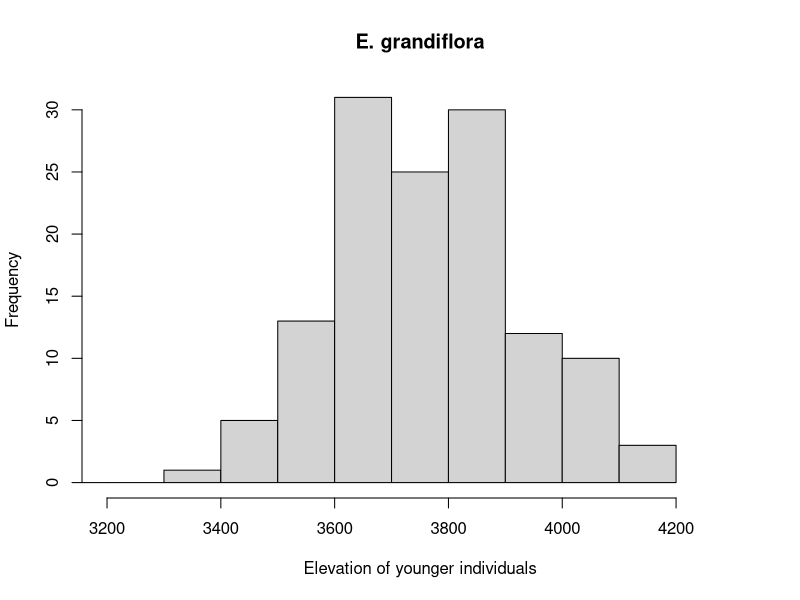
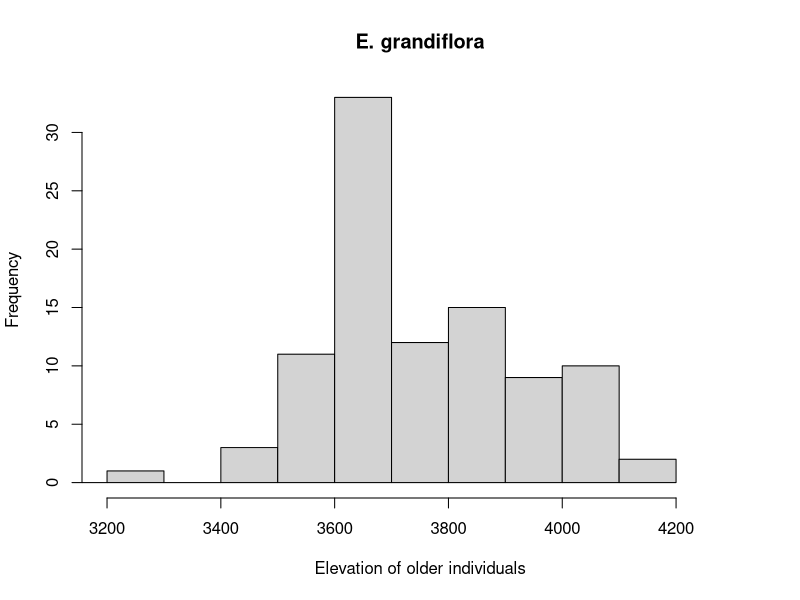
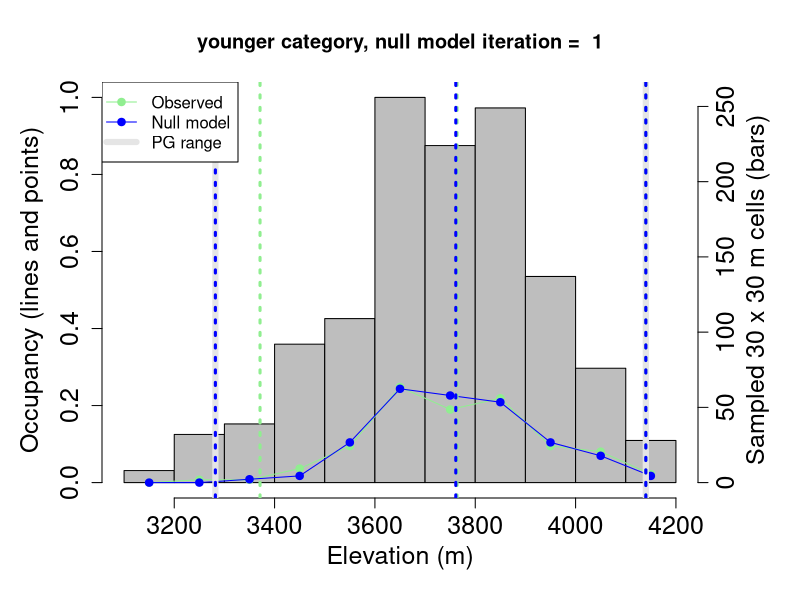
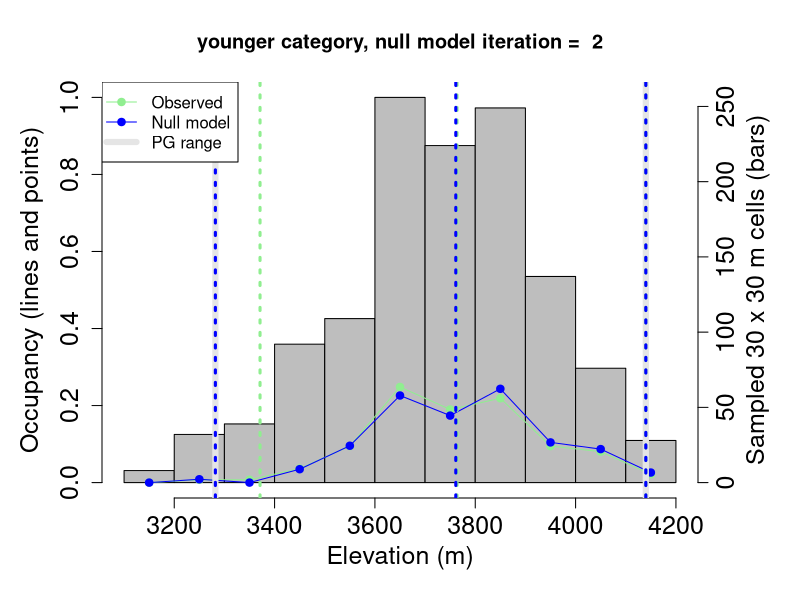
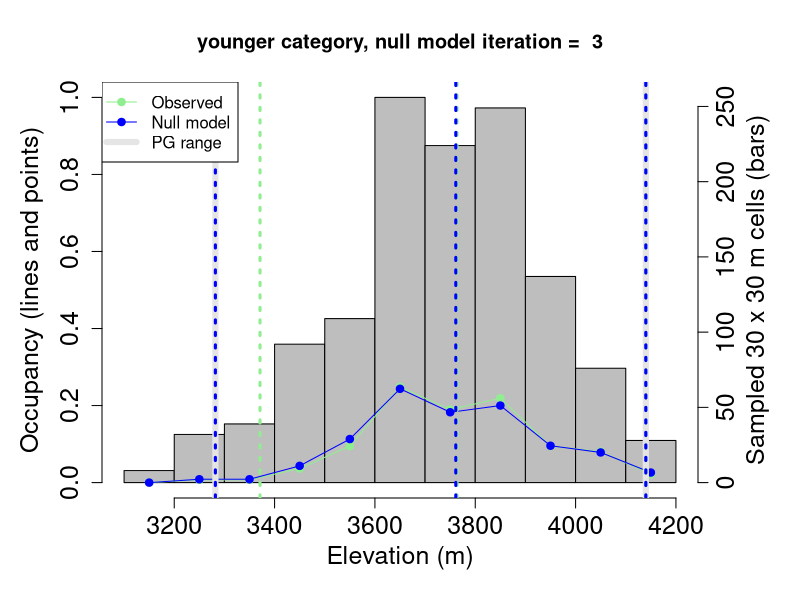
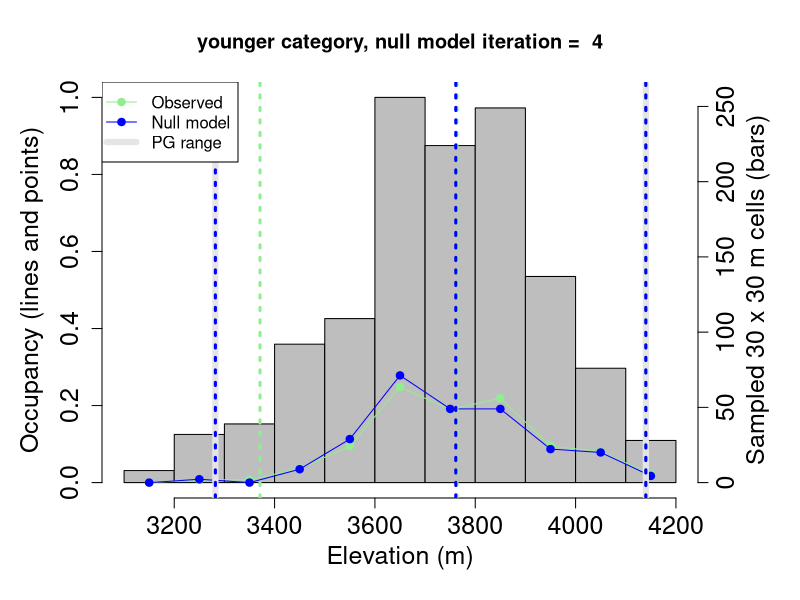
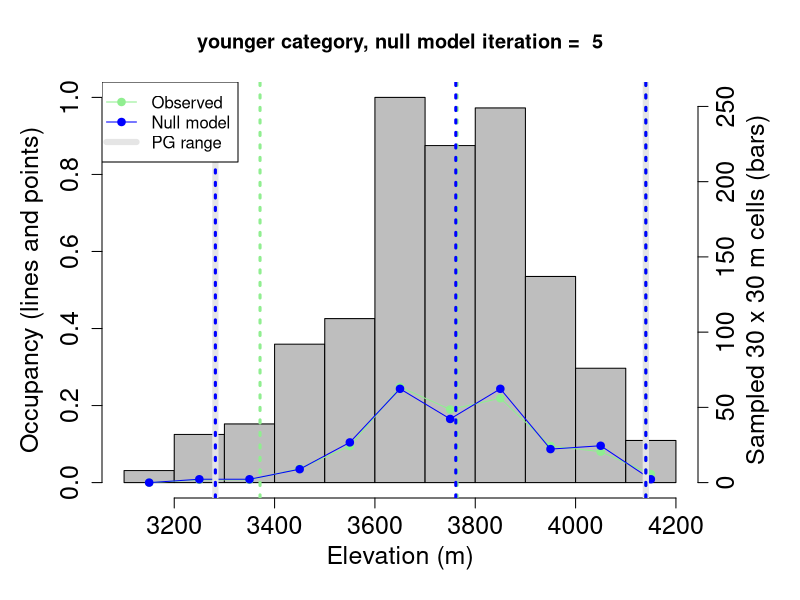
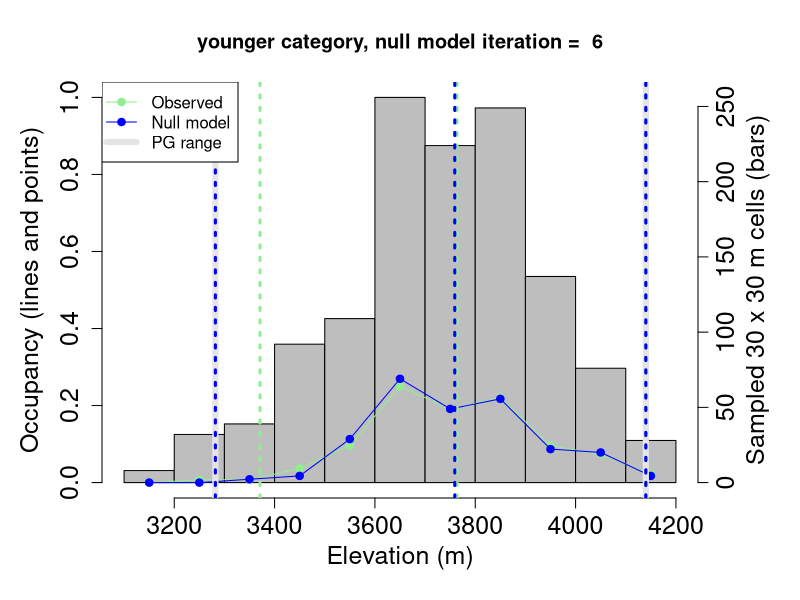

Reproduce these figures in R, in order. (Note: a time limit stopped this script after it produced the figures.)
###################################################################################################################
###################################################################################################################
###################################################################################################################
# 
# INTRODUCTION
# This script is part of the supplementary materials for Altitudinal range shifts among high-elevation plant 
# species from the tropical Andes.
# 
# PURPOSE OF THIS SCRIPT
# Test predictions derived from the hypothesis proposing that Espeletia species from the páramo de Sumapaz are responding
# to global warming by expanding or leaning their geographic ranges, as discussed under different categories of range
# shifts by Lenoir and Svenning (2015. Ecography 38: 15-28).
# All sampled quadrats are considered.
#
# DATA FILES REQUIRED TO RUN THIS SCRIPT
# i) "Occupancy_2025April15.csv" with data on occupancy.
# ii) "phenodata_species_taxa_determinations_2025March30.csv" with data on taxonomic name and phenotype group for 
#     herbarium specimens.
#
# TABLE OF CONTENTS
# 1) Read and examine occupancy data.
# 2) Read and select the morphological group data.
# 3) Extract occupancy data for a species or morphological group.
# 4) Define younger and older cohorts.
# 5) Estimate mean, minimum and maximum elevation across occupied sampling cells, for each cohort.
# 6) Null model.
# 7) Compare null model values with observed values.
# 8) Store the results for each species in a list when executed with a "for" loop.
#
###################################################################################################################
###################################################################################################################
###################################################################################################################


###################################################################################################################
###################################################################################################################
# 1) Read and examine occupancy data.
###################################################################################################################
###################################################################################################################


#set working directory
#setwd("C:/_transfer/papers/EspeletiaOccupancy/Data") 
setwd("C:/Users/espej/Desktop/TROPIMUNDO/Frailejones_Stats") 
#confirm current working directory
getwd() 

#read and examine occupancy data
occupancy <- read.table("Occupancy_2025April15.csv", header=TRUE, sep=",")
dim(occupancy)
head(occupancy)
summary(occupancy)

#examine survey dates
unique(occupancy$Fecha)
data.frame(occupancy$Fecha, as.Date(occupancy$Fecha, format="%d-%m-%y")) #check conversion to date format

#examine total number of sampled 2 x 2 km quadrats
unique(occupancy$Cuadrante) #unique sampled quadrats
length(unique(occupancy$Cuadrante)) #number of unique sampled quadrats
occupancy[occupancy$Cuadrante==246,] #examine data for a particular quadrat


#examine total number of sampled 30 x 30 m grid cells
unique(occupancy$Celda) #unique sampled grid cells
length(unique(occupancy$Celda)) #number of unique sampled grid cells
occupancy[occupancy$Celda==10438039,] #examine data for a particular grid cell


###################################################################################################################
###################################################################################################################
# 2) Read and select the morphological group data.
###################################################################################################################
###################################################################################################################

#set working directory
#setwd("C:/_transfer/papers/EspeletiaOccupancy/Data") 
setwd("C:/Users/espej/Desktop/TROPIMUNDO/Frailejones_Stats") 
#confirm current working directory
getwd() 

#read and examine specimen data
pheno.group <- read.table("phenodata_species_taxa_determinations_2025March30.csv", header=TRUE, sep=",")
dim(pheno.group)
head(pheno.group)
summary(pheno.group)


###################################################################################################################
# 2.1) To execute the code manually. (Run either 2.1 or 2.2)
###################################################################################################################

#select the taxonomic species or phenotypic groups to test focal taxonimic group:
#"E. argentea", "E. cabrerensis", "E. grandiflora", "E. killipii", "E. miradorensis", 
#"E. summapacis", "complejo_sin_bracteas".

focal.sp <- "complejo_sin_bracteas"

#examine data for specimens under the selected specimen.
pheno.group[pheno.group$Species.Taxa.Assignment.For.Occupancy.Analysis==focal.sp,]
pheno.group[which(pheno.group$Species.Taxa.Assignment.For.Occupancy.Analysis==focal.sp),]  #avoiding NAs

#examine collection number for specimens under the selected specimen.
pheno.group$Corrected.Collector.Collection.Number[
  pheno.group$Species.Taxa.Assignment.For.Occupancy.Analysis==focal.sp]
pheno.group$Corrected.Collector.Collection.Number[
  which(pheno.group$Species.Taxa.Assignment.For.Occupancy.Analysis==focal.sp)] #avoiding NAs



##################################################################################################################
# 2.2) To execute the code for several species at a time with a "for" loop.(Run either 2.1 or 2.2)
##################################################################################################################

#Beginning of the loop to run the code several species
species.list <- c("E. grandiflora", "E. killipii", "E. summapacis", "complejo_sin_bracteas")
results <- list()
for (focal.sp in species.list) {

#End of the "for" loop in section 8.1
  
###################################################################################################################
###################################################################################################################
# 3) Extract occupancy data for a species or morphological group.
###################################################################################################################
###################################################################################################################
  
  
  #set of collection numbers belonging to the selected group
  focal.sp.col.num <- pheno.group$Corrected.Collector.Collection.Number[
    which(pheno.group$Species.Taxa.Assignment.For.Occupancy.Analysis == focal.sp)] #avoiding NAs
  focal.col <- focal.sp.col.num[grepl("YAM", focal.sp.col.num)]
  focal.col.num <- gsub("[^[:digit:]]", "", focal.col)
  summary(focal.col.num)
  sort(focal.col.num)
  length(focal.col.num)
  
  
  #determine which rows of the occupancy data frame correspond
  #to the collection numbers of the focal species or morphological group
  sort(occupancy$Numerodecoleccion_Plantula1)
  table(occupancy$Numerodecoleccion_Plantula1)                                     
  mP1 <- match(focal.col.num, occupancy$Numerodecoleccion_Plantula1)
  mP1
  length(mP1[!is.na(mP1)])
  #
  sort(occupancy$Numerodecoleccion_Plantula2)
  table(occupancy$Numerodecoleccion_Plantula2)
  mP2 <- match(focal.col.num, occupancy$Numerodecoleccion_Plantula2)
  mP2
  length(mP2[!is.na(mP2)])
  #
  sort(occupancy$Numerodecoleccion_Plantula3)
  table(occupancy$Numerodecoleccion_Plantula3)
  mP3 <- match(focal.col.num, occupancy$Numerodecoleccion_Plantula3)
  mP3
  length(mP3[!is.na(mP3)])
  #
  sort(occupancy$Numerodecoleccion_Adulto1)
  table(occupancy$Numerodecoleccion_Adulto1)
  mA1 <- match(focal.col.num, occupancy$Numerodecoleccion_Adulto1)
  mA1
  length(mA1[!is.na(mA1)])
  #
  sort(occupancy$Numerodecoleccion_Adulto2)
  table(occupancy$Numerodecoleccion_Adulto2)
  mA2 <- match(focal.col.num, occupancy$Numerodecoleccion_Adulto2)
  mA2
  length(mA2[!is.na(mA2)])
  #
  sort(occupancy$Numerodecoleccion_Adulto3)
  table(occupancy$Numerodecoleccion_Adulto3)
  mA3 <- match(focal.col.num, occupancy$Numerodecoleccion_Adulto3)
  mA3
  length(mA3[!is.na(mA3)])
  #
  mPA <- c(mP1, mP2, mP3, mA1, mA2, mA3)
  mPA <- mPA[!is.na(mPA)]
  length(unique(mPA))
  table(mPA)
  
  #extract occupancy data for focal species
  occ.focal <- occupancy[unique(mPA),]
  dim(occ.focal)
  head(occ.focal)
  
  #remove rows corresponding to re-sampling of cells
  class(occ.focal$Repeticion)
  unique(occ.focal$Repeticion)
  occ.focal <- occ.focal[occ.focal$Repeticion<1,]
  dim(occ.focal)
  head(occ.focal)
  
  #determine if any survey cell is duplicated
  unique(occ.focal$Celda)
  length(unique(occ.focal$Celda))
  dim(occ.focal)
  table(occ.focal$Celda)
  table(occ.focal$Celda)[table(occ.focal$Celda)>1]
  
  #code to examine one case at a time
  occ.focal[occ.focal$Celda == 10503225,]
  occ.focal[occ.focal$Celda == 7907378,]
  occ.focal[occ.focal$Celda == 8082619,]
  
  #code that examine all duplicated cells at once
  duplicated.cells <- as.numeric(names(table(occ.focal$Celda)[table(occ.focal$Celda)>1]))
  index.duplicated.cells <- which(!is.na(match(occ.focal$Celda, duplicated.cells)))
  occ.focal.duplicated.cells <- occ.focal[index.duplicated.cells,]
  occ.focal.duplicated.cells <- occ.focal.duplicated.cells[order(occ.focal.duplicated.cells$Celda),]
  occ.focal.duplicated.cells 
  
  #i <- 6884811
  class(occ.focal)
  head(occ.focal)
  
  #if there are duplicated cells, merge their occupancy data
  for(i in duplicated.cells){
    index.merge.cells <- which(occ.focal$Celda==i)
    merge.occ.focal <- as.numeric(colSums(occ.focal[index.merge.cells,8:21]) > 0)
    occ.focal[index.merge.cells[1],8:21] <- merge.occ.focal
    occ.focal <- occ.focal[-index.merge.cells[2:length(index.merge.cells)],]
  }
  
  
  #check the result, there should be no duplicated cells
  unique(occ.focal$Celda)
  length(unique(occ.focal$Celda))
  dim(occ.focal)
  table(occ.focal$Celda)
  table(occ.focal$Celda)[table(occ.focal$Celda)>1]
  
  
  #remove NA´s in the occupancy matrix
  summary(!is.na(occ.focal[,8:19]))
  occ.focal <- occ.focal[complete.cases(occ.focal[, 8:19]), ]
  print(occ.focal)
  dim(occ.focal)
  summary(occ.focal)
  
  
  
  ###################################################################################################################
  ###################################################################################################################
  # 4) Define younger and older cohorts.
  ###################################################################################################################
  ###################################################################################################################
  
  #define the younger and older cohorts
  categories <- occ.focal[, 8:19]
  younger <- names(categories)[1:3]  
  print(younger)
  older <- names(categories) [6:12]
  print(older)
  
  
  ###################################################################################################################
  ###################################################################################################################
  # 5) Estimate mean, minimum and maximum elevation across occupied sampling cells, for each cohort.
  ###################################################################################################################
  ###################################################################################################################
  
  #total elevation range
  occ.focal$Altitud
  summary(occ.focal$Altitud)
  
  #younger elevation range
  younger.altitudes <- occ.focal$Altitud[rowSums(occ.focal[younger])>0]
  sum(rowSums(occ.focal[younger])>0)
  length(younger.altitudes)
  summary(younger.altitudes)
  hist(younger.altitudes, xlim = range(3200 , 4300), xlab = "Elevation of younger individuals",
       main = focal.sp, breaks = seq(3100, 4200, 100))
  ME.younger <- mean(younger.altitudes)  # mean elevation
  ME.younger
  LE.younger <- min(younger.altitudes)   # lower elevation limit
  LE.younger
  UE.younger <- max(younger.altitudes)   # upper elevation limit
  UE.younger
  
  #older elevation range
  older.altitudes <- occ.focal$Altitud[rowSums(occ.focal[older])>0]
  older.altitudes
  length(older.altitudes)
  summary(older.altitudes)
  hist(older.altitudes, xlim = range(3200 , 4300), xlab = "Elevation of older individuals",
       main = focal.sp, breaks = seq(3100, 4200, 100))
  ME.older <- mean(older.altitudes)  # mean elevation
  ME.older
  LE.older <- min(older.altitudes)# lower elevation limit
  LE.older
  UE.older <- max(older.altitudes)   # upper elevation limit
  UE.older
  
  ###################################################################################################################
  ###################################################################################################################
  # 6) Null model.
  ###################################################################################################################
  ###################################################################################################################
  
  #prepare objects to run the null model
  om <- as.matrix(occ.focal[, 8:19])  # occupancy matrix for younger and older categories
  head(occ.focal)
  n.present <- sum(rowSums(om) > 0)  # number of cells where the species is present
  identical(n.present, nrow(om))  # should be TRUE
  rows.present <- which(rowSums(om) > 0)  # rows (corresponding to cells) where the species is present
  n.cat.present <- colSums(om > 0)  # number of cells where each size category is present
  
  #define number of iterations of the null model
  k.max <- 10000
  
  #create vectors to store null EM, LE and UE values for younger and older categories
  Null.ME.younger <- rep(NA, times = k.max)
  Null.LE.younger <- rep(NA, times = k.max)
  Null.UE.younger <- rep(NA, times = k.max)
  
  Null.ME.older <- rep(NA, times = k.max)
  Null.LE.older <- rep(NA, times = k.max)
  Null.UE.older <- rep(NA, times = k.max)
  
  # define initial value of the iteration variable "k"
  k <- 1
  
  #run the null model
  while(k <= k.max)
  {
    #create null occupancy matrix, initially it will have zero in all entries
    Null.om <- om
    Null.om[,] <- 0
    
    #generate null occupancy data for each age category 
    for(i in 1:ncol(Null.om)) 
    {
      Null.rows.cat.present <- sample(rows.present, n.cat.present[i]) 
      Null.om[Null.rows.cat.present, i] <- 1
    }
    
    #if the null occupancy matrix does not preserve the number of cells where the species is present,
    #go back to the beginning of the iteration
    if(sum(rowSums(Null.om) > 0) != n.present) next
    
    #convert null occupancy matrix to data.frame
    Null.om <- data.frame(Null.om)
    Null.om[1:5,younger]
    class(Null.om)
    
    #calculate null EM, LE and UE values for younger category
    younger_present <- rowSums(Null.om[, younger]) > 0
    Null.ME.younger[k] <- mean(occ.focal$Altitud[younger_present])  # mean elevation
    Null.LE.younger[k] <- min(occ.focal$Altitud[younger_present])   # lower elevation limit
    Null.UE.younger[k] <- max(occ.focal$Altitud[younger_present])   # upper elevation limit
    
    #calculate null EM, LE and UE values for older category
    older_present <- rowSums(Null.om[, older]) > 0
    Null.ME.older[k] <- mean(occ.focal$Altitud[older_present])  # mean elevation
    Null.LE.older[k] <- min(occ.focal$Altitud[older_present])   # lower elevation limit
    Null.UE.older[k] <- max(occ.focal$Altitud[older_present])   # upper elevation limit
    
    #graph to monitor progression of null model iterations
    par(mar = c(5, 5, 4, 5) + 0.1)
    hist(occupancy$Altitud, breaks = seq(3100, 4200, 100), xlim = c(3100, 4200), main = "", col = "gray", xlab = "", ylab = "", xaxt = "n", yaxt = "n")
    axis(4, cex.axis = 1.5, cex.lab = 1.5)
    axis(1, cex.axis = 1.5, cex.lab = 1.5)
    mtext("Sampled 30 x 30 m cells (bars)", side = 4, line = 2.5, cex = 1.5)
    mtext("Elevation (m)", side = 1, line = 2.5, cex = 1.5)
    par(new = T)
    h.younger <- hist(occ.focal$Altitud[younger_present], breaks = seq(3100, 4200, 100), plot = F)
    h.null.younger <- hist(occ.focal$Altitud[Null.om[, 1] > 0], breaks = seq(3100, 4200, 100), plot = F)
    plot(seq(3150, 4150, 100), h.younger$counts/sum(h.younger$counts), type = "o", xlim = c(3100, 4200), ylim = c(0, 1), pch = 19, col = "lightgreen", 
         xlab = "", ylab = "", xaxt = "n", yaxt = "n", bty = "n") 
    points(seq(3150, 4150, 100), h.null.younger$counts/sum(h.null.younger$counts), type = "o", pch = 19, col = "blue")
    title(paste("younger category, null model iteration = ", k))
    axis(2, cex.axis = 1.5, cex.lab = 1.5)
    mtext("Occupancy (lines and points)", side = 2, line = 3, cex = 1.5)
    abline(v = range(occ.focal$Altitud), lwd = 6, col = "gray90")
    abline(v = c(ME.younger, LE.younger, UE.younger), lty = 3, lwd = 3, col = "lightgreen")
    abline(v = c(Null.ME.younger[k], Null.LE.younger[k], Null.UE.younger[k]), lty = 3, lwd = 3, col = "blue")
    legend("topleft", c("Observed", "Null model", "PG range"), lty = 1, lwd = c(1, 1, 6), pch = c(19, 19, NA), col = c("lightgreen", "blue", "gray90"))
    
    #increase by one the value of the iteration variable
    k <- k + 1
  }
  
  #examine null model results
  
  #younger
  length(Null.ME.younger)
  summary(Null.ME.younger)
  length(Null.LE.younger)
  summary(Null.LE.younger)
  length(Null.UE.younger)
  summary(Null.UE.younger)
  
  #older
  length(Null.ME.older)
  summary(Null.ME.older)
  length(Null.LE.older)
  summary(Null.LE.older)
  length(Null.UE.older)
  summary(Null.UE.older)
  
  
  ###################################################################################################################
  ###################################################################################################################
  # 7) Compare null model values with observed values.
  ###################################################################################################################
  ###################################################################################################################
  
  ###################################################################################################################
  # 7.1) Within size categories.
  ###################################################################################################################
  
  #younger
  #ME
  length(Null.ME.younger)
  summary(Null.ME.younger)
  hist(Null.ME.younger, breaks=seq(3100, 4200, 10), main = "ME - younger", 
       xlab="Elevation (m)", ylab="Frequency")
  abline(v=ME.younger, col="red", lwd=2)
  #LE
  length(Null.LE.younger)
  summary(Null.LE.younger)
  hist(Null.LE.younger, breaks = seq(3100, 4200, 10), main = "LE - younger",
       xlab = "Elevation (m)", ylab = "Frequency")
  abline(v=LE.younger, col="red", lwd=2)
  #UE
  length(Null.UE.younger)
  summary(Null.UE.younger)
  hist(Null.UE.younger, breaks = seq(3100, 4200, 10), main = "UE - younger",
       xlab = "Elevation (m)", ylab = "Frequency")
  abline(v=UE.younger, col="red", lwd=2)
  
  #older
  #ME
  length(Null.ME.older)
  summary(Null.ME.older)
  hist(Null.ME.older, breaks=seq(3100, 4200, 10), main = "ME - older", 
       xlab="Elevation (m)", ylab="Frequency")
  abline(v=ME.older, col="red", lwd=2)
  #LE
  length(Null.LE.older)
  summary(Null.LE.older)
  hist(Null.LE.older, breaks = seq(3100, 4200, 10), main = "LE - older",
       xlab = "Elevation (m)", ylab = "Frequency")
  abline(v=LE.older, col="red", lwd=2)
  #UE
  length(Null.UE.older)
  summary(Null.UE.older)
  hist(Null.UE.older, breaks = seq(3100, 4200, 10), main = "UE - older",
       xlab = "Elevation (m)", ylab = "Frequency")
  abline(v=UE.older, col="red", lwd=2)
  
  
  ###################################################################################################################
  # 7.2) Between age categories. 
  ###################################################################################################################
  
  #test the three predictions: younger vs older distributions
  #ME
  range.ME.younger.older <- range(c(Null.ME.younger - Null.ME.older, ME.younger - ME.older)) #examine range to determine histogram range
  hist(Null.ME.younger - Null.ME.older, 
       breaks=seq((floor(range.ME.younger.older[1]/10)*10), 
                  (ceiling(range.ME.younger.older[2]/10)*10), 2), 
       main= c(focal.sp, "Mean Elevation: younger vs older")) #distribution of null model values
  abline(v=ME.younger - ME.older, col="red") #observed value
  p.value.ME.upper <- sum((Null.ME.younger - Null.ME.older) >= (ME.younger - ME.older))/k.max #upper tail p-value
  p.value.ME.lower <- sum((Null.ME.younger - Null.ME.older) <= (ME.younger - ME.older))/k.max #lower tail p-value
  print(paste("ME p-values: Upper =", p.value.ME.upper))
  
  #LE
  range.LE.younger.older <- range(c(Null.LE.younger - Null.LE.older, LE.younger - LE.older)) #examine range to determine histogram range
  hist(Null.LE.younger - Null.LE.older, 
       breaks=seq((floor(range.LE.younger.older[1]/10)*10), 
                  (ceiling(range.LE.younger.older[2]/10)*10), 5), 
       main= c(focal.sp, "Lower Elevation Limit: younger vs older")) #distribution of null model values
  abline(v=LE.younger - LE.older, col="red") #observed value
  p.value.LE.upper <- sum((Null.LE.younger - Null.LE.older) >= (LE.younger - LE.older))/k.max #upper tail p-value
  p.value.LE.lower <- sum((Null.LE.younger - Null.LE.older) <= (LE.younger - LE.older))/k.max #lower tail p-value
  print(paste("LE p-values: Upper =", p.value.LE.upper))
  
  #UE
  range.UE.younger.older <- range(c(Null.UE.younger - Null.UE.older, UE.younger - UE.older)) #examine range to determine histogram range
  hist(Null.UE.younger - Null.UE.older, 
       breaks=seq((floor(range.UE.younger.older[1]/10)*10), 
                  (ceiling(range.UE.younger.older[2]/10)*10), 5), 
       main= c(focal.sp, "Upper Elevation Limit: younger vs older")) #distribution of null model values
  abline(v=UE.younger - UE.older, col="red") #observed value
  p.value.UE.upper <- sum((Null.UE.younger - Null.UE.older) >= (UE.younger - UE.older))/k.max #upper tail p-value
  p.value.UE.lower <- sum((Null.UE.younger - Null.UE.older) <= (UE.younger - UE.older))/k.max #lower tail p-value
  print(paste("UE p-values: Upper =", p.value.UE.upper))
  
  
  
  ###################################################################################################################
  ###################################################################################################################
  # 8) Store the results for each species in a list when executed with a "for" loop for several species
  ###################################################################################################################
  ###################################################################################################################
  
  ###################################################################################################################
  # 8.1) store the results for each species in a list
  ###################################################################################################################
  
  #store the results for each species in a list
  results[[focal.sp]] <- list(
    obs.diff = list(
      ME = ME.younger - ME.older,
      LE = LE.younger - LE.older,
      UE = UE.younger - UE.older
    ),
    null.diff = list(
      ME = Null.ME.younger - Null.ME.older,
      LE = Null.LE.younger - Null.LE.older,
      UE = Null.UE.younger - Null.UE.older
    ),
    p.values.upper = list(
      ME = p.value.ME.upper,
      LE = p.value.LE.upper,
      UE = p.value.UE.upper
    ),
    p.values.lower = list(
      ME = p.value.ME.lower,
      LE = p.value.LE.lower,
      UE = p.value.UE.lower
    ),
    ci.one.tail = list(
      ME = quantile(Null.ME.younger - Null.ME.older, probs = c(0, 0.95)),
      LE = quantile(Null.LE.younger - Null.LE.older, probs = c(0, 0.95)),
      UE = quantile(Null.UE.younger - Null.UE.older, probs = c(0, 0.95))
    ),
    ci.two.tails= list(
      ME = quantile(Null.ME.younger - Null.ME.older, probs = c(0.025, 0.975)),
      LE = quantile(Null.LE.younger - Null.LE.older, probs = c(0.025, 0.975)),
      UE = quantile(Null.UE.younger - Null.UE.older, probs = c(0.025, 0.975))
    )
  )
}

results
#End of the "for" loop

###################################################################################################################
# 8.2) Store the summary of the results for each species in a data frame
###################################################################################################################

#Espeletia "grandiflora" complex
grandiflora.list <- results[["E. grandiflora"]]
grandiflora.results.disturbed <- data.frame(
  Predictions = c("LE", "ME", "UE"),
  Observed.value = c(grandiflora.list$obs.diff$LE, grandiflora.list$obs.diff$ME, grandiflora.list$obs.diff$UE),
  Lower.CI= c(grandiflora.list$ci.one.tail$LE[1], grandiflora.list$ci.one.tail$ME[1], grandiflora.list$ci.one.tail$UE[1]),
  Upper.CI= c(grandiflora.list$ci.one.tail$LE[2], grandiflora.list$ci.one.tail$ME[2], grandiflora.list$ci.one.tail$UE[2]),
  Lower.CI.two.tails= c(grandiflora.list$ci.two.tails$LE[1], grandiflora.list$ci.two.tails$ME[1], grandiflora.list$ci.two.tails$UE[1]),
  Upper.CI.two.tails= c(grandiflora.list$ci.two.tails$LE[2], grandiflora.list$ci.two.tails$ME[2], grandiflora.list$ci.two.tails$UE[2]),
  P.value.upper= c(grandiflora.list$p.values.upper$LE, grandiflora.list$p.values.upper$ME, grandiflora.list$p.values.upper$UE),
  P.value.lower= c(grandiflora.list$p.values.lower$LE, grandiflora.list$p.values.lower$ME, grandiflora.list$p.values.lower$UE)
)
write.csv(grandiflora.results.disturbed, file = "grandiflora.results.allquadrats.csv")

#Espeletia killipii
killipii.list <- results[["E. killipii"]]
killipii.results.disturbed <- data.frame(
  Predictions = c("LE", "ME", "UE"),
  Observed.value = c(killipii.list$obs.diff$LE, killipii.list$obs.diff$ME, killipii.list$obs.diff$UE),
  Lower.CI= c(killipii.list$ci.one.tail$LE[1], killipii.list$ci.one.tail$ME[1], killipii.list$ci.one.tail$UE[1]),
  Upper.CI= c(killipii.list$ci.one.tail$LE[2], killipii.list$ci.one.tail$ME[2], killipii.list$ci.one.tail$UE[2]),
  Lower.CI.two.tails= c(killipii.list$ci.two.tails$LE[1], killipii.list$ci.two.tails$ME[1], killipii.list$ci.two.tails$UE[1]),
  Upper.CI.two.tails= c(killipii.list$ci.two.tails$LE[2], killipii.list$ci.two.tails$ME[2], killipii.list$ci.two.tails$UE[2]),
  P.value.upper= c(killipii.list$p.values.upper$LE, killipii.list$p.values.upper$ME, killipii.list$p.values.upper$UE),
  P.value.lower= c(killipii.list$p.values.lower$LE, killipii.list$p.values.lower$ME, killipii.list$p.values.lower$UE)
)
write.csv(killipii.results.disturbed, file = "killipii.results.allquadrats.csv")

#Espeletia summapacis
summapacis.list <- results[["E. summapacis"]]
summapacis.results.disturbed <- data.frame(
  Predictions = c("LE", "ME", "UE"),
  Observed.value = c(summapacis.list$obs.diff$LE, summapacis.list$obs.diff$ME, summapacis.list$obs.diff$UE),
  Lower.CI= c(summapacis.list$ci.one.tail$LE[1], summapacis.list$ci.one.tail$ME[1], summapacis.list$ci.one.tail$UE[1]),
  Upper.CI= c(summapacis.list$ci.one.tail$LE[2], summapacis.list$ci.one.tail$ME[2], summapacis.list$ci.one.tail$UE[2]),
  Lower.CI.two.tails= c(summapacis.list$ci.two.tails$LE[1], summapacis.list$ci.two.tails$ME[1], summapacis.list$ci.two.tails$UE[1]),
  Upper.CI.two.tails= c(summapacis.list$ci.two.tails$LE[2], summapacis.list$ci.two.tails$ME[2], summapacis.list$ci.two.tails$UE[2]),
  P.value.upper= c(summapacis.list$p.values.upper$LE, summapacis.list$p.values.upper$ME, summapacis.list$p.values.upper$UE),
  P.value.lower= c(summapacis.list$p.values.lower$LE, summapacis.list$p.values.lower$ME, summapacis.list$p.values.lower$UE)
)
write.csv(summapacis.results.disturbed, file = "summapacis.results.allquadrats.csv")

#Espeletia "bractless" complex
bractless.list <- results[["complejo_sin_bracteas"]]
bractless.results.disturbed <- data.frame(
  Predictions = c("LE", "ME", "UE"),
  Observed.value = c(bractless.list$obs.diff$LE, bractless.list$obs.diff$ME, bractless.list$obs.diff$UE),
  Lower.CI= c(bractless.list$ci.one.tail$LE[1], bractless.list$ci.one.tail$ME[1], bractless.list$ci.one.tail$UE[1]),
  Upper.CI= c(bractless.list$ci.one.tail$LE[2], bractless.list$ci.one.tail$ME[2], bractless.list$ci.one.tail$UE[2]),
  Lower.CI.two.tails= c(bractless.list$ci.two.tails$LE[1], bractless.list$ci.two.tails$ME[1], bractless.list$ci.two.tails$UE[1]),
  Upper.CI.two.tails= c(bractless.list$ci.two.tails$LE[2], bractless.list$ci.two.tails$ME[2], bractless.list$ci.two.tails$UE[2]),
  P.value.upper= c(bractless.list$p.values.upper$LE, bractless.list$p.values.upper$ME, bractless.list$p.values.upper$UE),
  P.value.lower= c(summapacis.list$p.values.lower$LE, summapacis.list$p.values.lower$ME, summapacis.list$p.values.lower$UE)
)
write.csv(bractless.results.disturbed , file = "bractless.results.allquadrats.csv")
